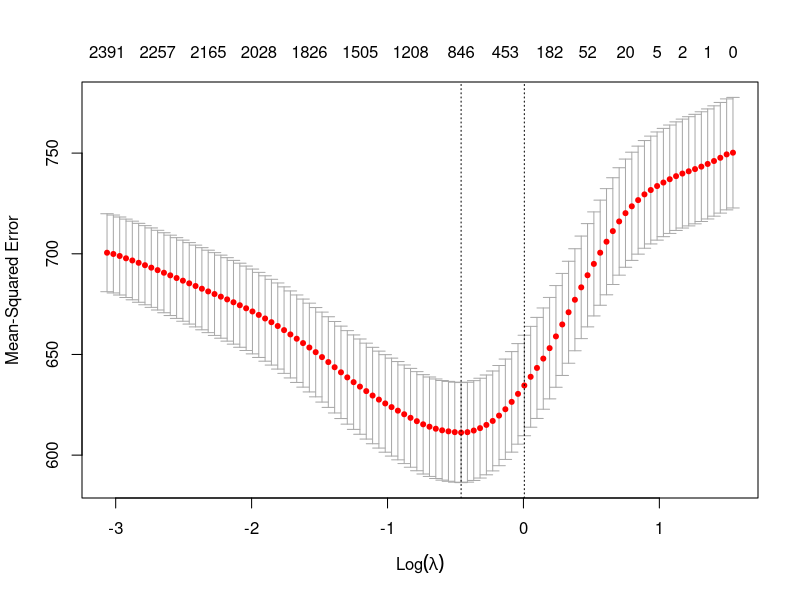
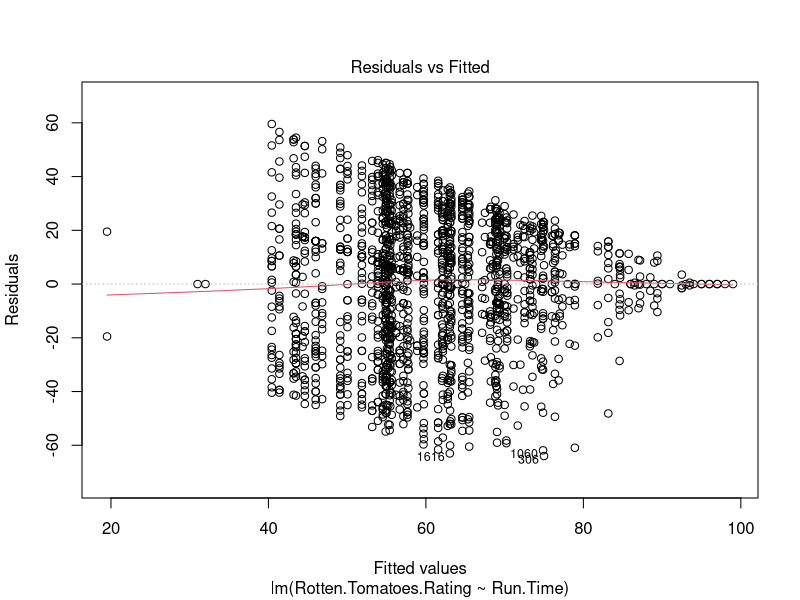
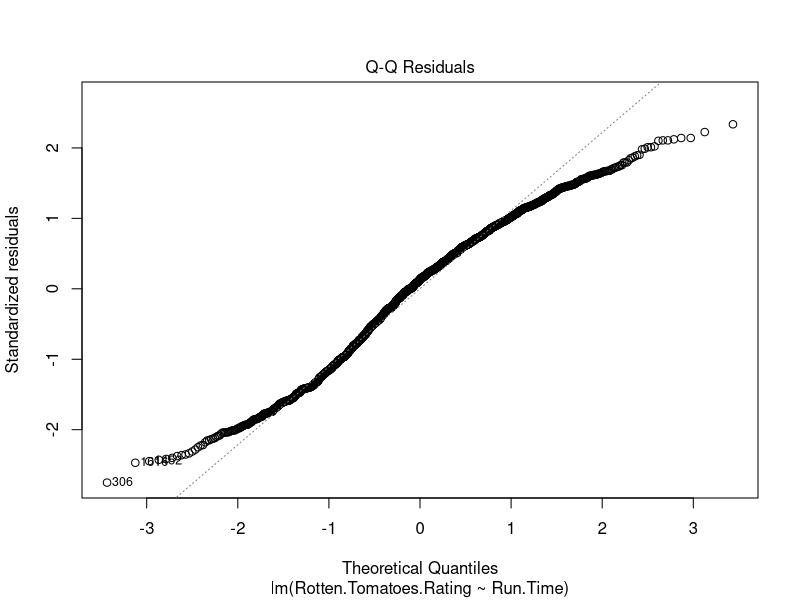
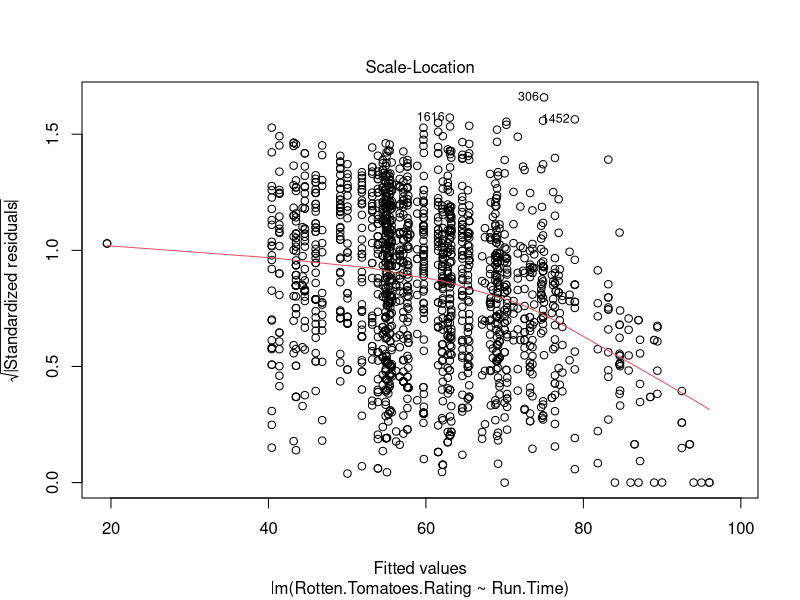
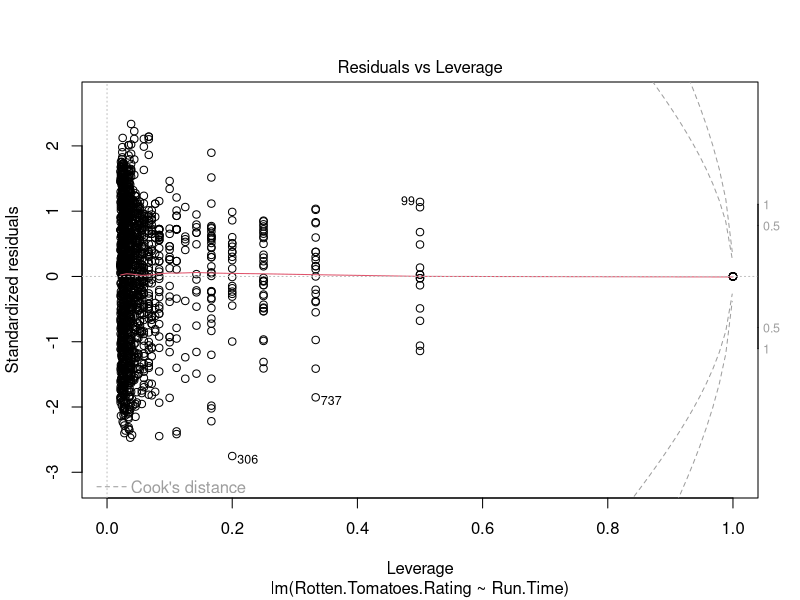

Source code (R) for these figures, in order:
## ---- chunk 1
library(tidyverse)

x <- c(1)
movies_data <- read.csv("movie_data.csv")
movies_clean <- movies_data
movies_clean %>% map(~sum(is.na(.)))

movies_data <- read.csv("movie_data.csv")
head(movies_data)

movies_data <- drop_na(movies_data)
movies_clean <- movies_data
movies_clean %>% map(~sum(is.na(.)))

movies_clean$Run.Time <- movies_data$Run.Time %>% str_extract_all("\\d+") %>% map(~as.numeric(.)) %>%
  map(~.[1] * 60 + .[2]) %>% unlist()
## ---- chunk 2
#converted everything to seconds
movies_clean$Run.Time <-
  movies_clean$Run.Time %>%
  str_extract_all("\\d+") %>%
  map(as.numeric) %>%
  map(~ .[1] * 60 + dplyr::coalesce(.[2], 0)) %>%
  unlist()
## ---- chunk 3
km <- function(string){
  if(!is.na(as.numeric(string))){
    num <- as.numeric(string)
  }
  if(str_detect(string, "K")){
    num <- as.numeric(str_sub(string, 1, -2)) * 1000
  }
  if(str_detect(string, "M")){
    num <- as.numeric(str_sub(string, 1, -2)) * 1000000
  }
  num
}

movies_clean$Count.of.IMDb.Ratings <-
  movies_clean$Count.of.IMDb.Ratings %>%
  map_dbl(km)
## ---- chunk 4
movies_wide_genres <- movies_data %>% select(Title, Genre) %>% 
  separate_rows(Genre, sep = ",") %>%
  mutate(present = TRUE) %>%
  pivot_wider(
    names_from = Genre,
    values_from = present,
    values_fill = FALSE,
    values_fn = any
  )

movies_clean <- movies_clean %>% inner_join(movies_wide_genres, by = "Title")
## ---- chunk 5
library(dplyr)
library(tidyr)

movies_clean <- movies_data |> 
                  separate(
                    Release.Date,
                    into = c("Release.Date", "Country"),
                    sep = "\\(", 
                    fill= "right"
                    ) |>
                        mutate(date = str_trim(Release.Date),
                                Country = str_trim(sub("\\)$", "", Country)),
                                Release.Month= str_extract(date, "^[A-Za-z]+")
                              ) |>
                                relocate(Release.Month, .before = Release.Date)
## ---- chunk 6
library(tidyverse)
library(readr)
library(stringr)

#assume 3% average annual inflation
base_year <- 2026
annual_inflation <- 0.03 

#identify what currencies are there
movies_data %>%
  mutate(budget_currency = str_trim(str_extract(Budget, "^[^0-9]+"))) %>%
  count(budget_currency, sort = TRUE)

#exchange rates as of 20 Feb 2026
exchange_rates <- tibble(
  budget_currency = c("$", "£", "EUR", "CA$", "A$", "¥", "RUR", "₹", "CN¥", "R$", "THB"),
  rate_to_usd = c(
    1.00,   # USD
    1.35,   # GBP
    1.18,   # EUR
    0.73,   # CAD
    0.71,   # AUD
    0.0065, # JPY
    0.013,  # RUR (old russian ruble)
    0.011,  # INR
    0.14,   # CNY
    0.19,   # BRL
    0.032   # THB
  )
)

#convert
movies_clean <- movies_data %>%
  mutate(
    budget_usd_2026 = {
      currency <- str_trim(str_extract(Budget, "^[^0-9]+"))
      currency[is.na(currency)] <- "$"

      # standardize: old currencies to euro
      currency[currency == "€"] <- "EUR"
      currency[currency %in% c("DEM", "FRF")] <- "EUR"

      value <- parse_number(Budget) 

      rate <- exchange_rates$rate_to_usd[match(currency, exchange_rates$budget_currency)]
      rate[is.na(rate)] <- 1  # if no currency, treat as USD

      years <- base_year - as.integer(Year) 

      (value * rate) * (1 + annual_inflation)^years #inflate to 2026 USD (future value formula)
    }
  )
## ---- chunk 7
class(movies_clean[["Domestic.Gross"]][1]) #so we know its a character

movies_clean[["Domestic.Gross"]] <- as.numeric(gsub("[\\$,]", "", movies_clean[["Domestic.Gross"]]))

class(movies_clean[["Domestic.Gross"]][1])

#apply for other 2 gross figs
## ---- chunk 8
movies_clean[["Domestic.Weekend.Gross"]] <- as.numeric(gsub("[\\$,]", "", movies_clean[["Domestic.Weekend.Gross"]]))
## ---- chunk 9
movies_clean[["Worldwide.Gross"]] <- as.numeric(gsub("[\\$,]", "", movies_clean[["Worldwide.Gross"]]))
## ---- chunk 10
library(dplyr)
library(readr)

movies_clean <- movies_clean %>%
  mutate(
    domestic_gross_2026 =
      Domestic.Gross *
      (1 + annual_inflation)^(base_year - as.integer(Year)),

    domestic_weekend_gross_2026 =
      Domestic.Weekend.Gross *
      (1 + annual_inflation)^(base_year - as.integer(Year)),

    worldwide_gross_2026 =
      Worldwide.Gross *
      (1 + annual_inflation)^(base_year - as.integer(Year))
  )
## ---- chunk 11
movies_clean[["Rotten.Tomatoes.Rating"]] <- as.numeric(gsub("%", "", movies_clean[["Rotten.Tomatoes.Rating"]]))
## ---- chunk 12
#runtime, genre, certificate, budget, release month
# do genre and certificant different 

#perform lasso to select relevant variables
library(tidyverse)
library(glmnet)

movies_clean <- drop_na(movies_clean)

x <- model.matrix(
  Rotten.Tomatoes.Rating ~ Run.Time + Budget + Genre + Directors + Writers + Certificate,
  data = movies_clean
)[, -1] 

y <- movies_clean$Rotten.Tomatoes.Rating

set.seed(123)
lasso_cv <- cv.glmnet(x, y, alpha = 1)  

plot(lasso_cv)

best_lambda <- lasso_cv$lambda.min
best_lambda

coef(lasso_cv, s = "lambda.min")

#i give up here
## ---- chunk 13
#runtime effect on ratings 

#rotten tomato ratings
attach(movies_clean)
runtime_vs_rating_rt <- lm(Rotten.Tomatoes.Rating ~ Run.Time)
summary(runtime_vs_rating_rt)
plot(runtime_vs_rating_rt)
